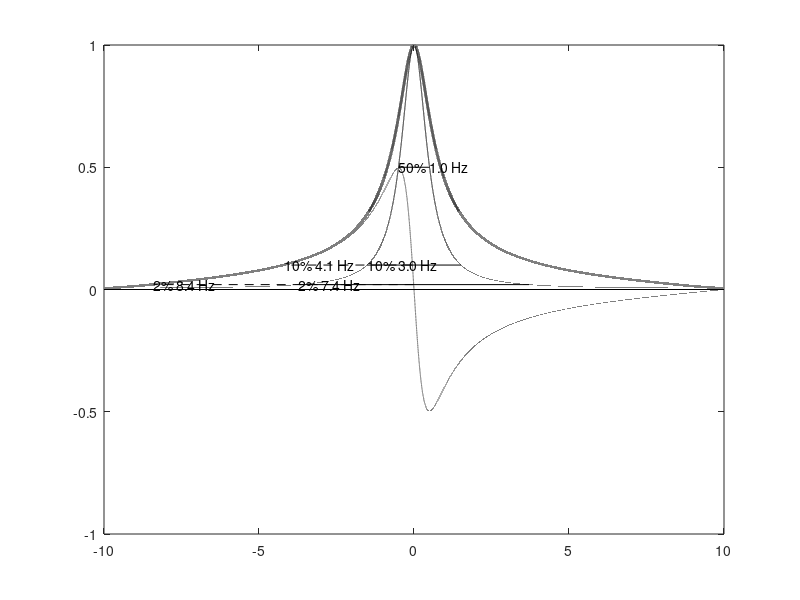
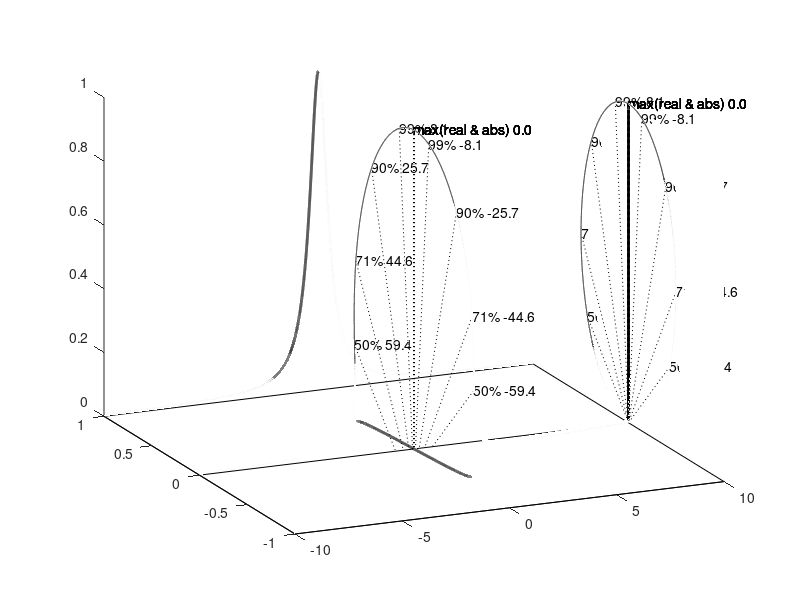
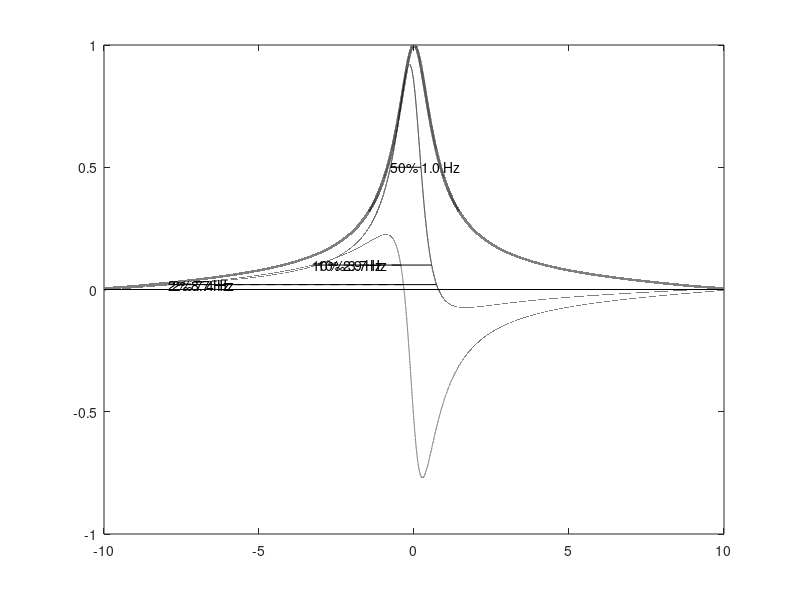
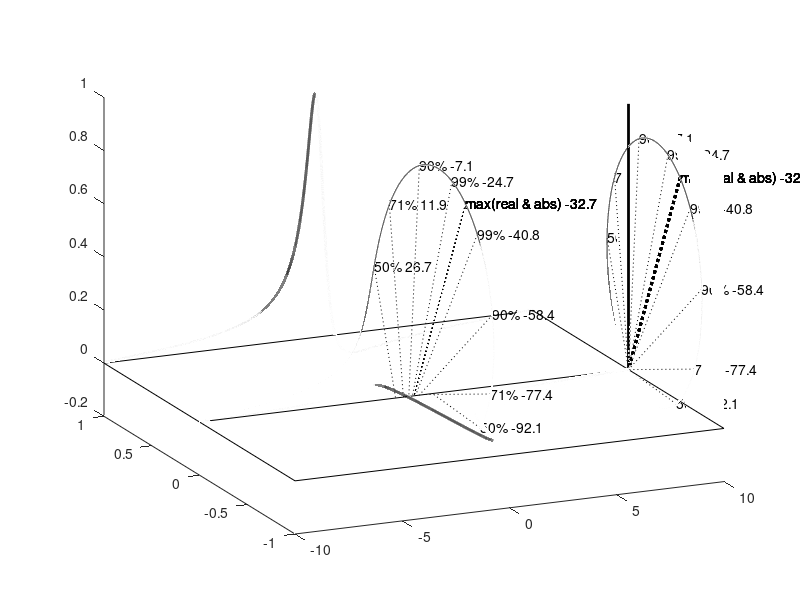

Source code (MATLAB) for these figures, in order:
%demo phase
clear all

sw=20;
dw=1/sw;

t=0:dw:10000;
lb=1/2;
nu=0;
height=[0.99 0.9 sqrt(2)/2 0.5 ];
%height=[ sqrt(2) ];

heightfirst=[ 0.5 0.1 0.02  ];
heightfirstd=[ 0.1 0.02 ];
for anglet=[0 -2*360/22],
    figure((anglet==0)*2+1)
    clf
    plot([-sw/2 sw/2],[0 0 ],'k-');hold on
    phase=cos(anglet/360*2*pi)+j*sin(anglet/360*2*pi);%as complex number
    phase=phase/(abs(phase));
    fid=(phase)*exp(j*2*pi*((t)*nu)).*exp(-t*2*pi*lb);
    
    other_method=1;
    if other_method,
        offset=0;
        fid(1)=fid(1)/2;
    else
        offset=sum(sum(abs(fid)))*(1/2*pi)*(1/sw);%%% important !!
    end
    %
    %
    %
    %fid=fid-offset;
    
    
    spectrum=fftshift(fft((fid)));
    spectrum=spectrum-offset;
    (num2str(real(spectrum(1,1))))
    spectrum=spectrum;
    top=max(max(abs(spectrum)));
    spectrum=spectrum/top;
    incsw=sw/size(t,2);
    
    scale=-sw/2+incsw/2:incsw :sw/2-incsw/2;
    
    plot(scale,abs(spectrum),'k-','LineWidth',2);hold on
    plot(scale,imag(spectrum),'k--');
    plot(scale,real(spectrum),'k-');
  %  plot(scale,power((abs(spectrum)),2),'k:');
    for loop=1:size(heightfirst,2),%plot line width at different heights
        what=real(spectrum);
        tmp=(what(1,1:size(what,2)-1)-heightfirst(1,loop)).*(what(1,2:size(what,2)-0)-heightfirst(1,loop));
        list_i= find(tmp < 0);
        inc=0;a=0;b=0;ii=i;
        for i=list_i,
            
            a=scale(1,i)*0.5+0.5*scale(1,i+1);
            b=real(what(1,i))*0.5+0.5*real(what(1,i+1));
            inc=inc+1;
            if inc==2;
                plot([a aa] ,[ b bb],'k-') ;
                text(aa,bb,[num2str(heightfirst(1,loop)*100,'%.0f') '% ' num2str( abs( scale(1,i)-scale(1,ii)),'%.1f') ' Hz']);
            end
            aa=a;bb=b;ii=i;
            
        end
    end
    for loop=1:size(heightfirstd,2),%plot line disp
        what=imag(spectrum);
        tmp=(what(1,1:size(what,2)-1)-heightfirstd(1,loop)).*(what(1,2:size(what,2)-0)-heightfirstd(1,loop));
        list_i= find(tmp < 0);
 %       [del ii]=max(what);
         inc=0;a=0;b=0;ii=i;
        for i=list_i,
            
            a=scale(1,i)*0.5+0.5*scale(1,i+1);
            b=real(what(1,i))*0.5+0.5*real(what(1,i+1));
           inc=inc+1;
            if inc==2;
                plot([a aa] ,[ b bb],'k--') ;
                text(aa,bb,[num2str(heightfirstd(1,loop)*100,'%.0f') '% ' num2str( abs( scale(1,i)-scale(1,ii)),'%.1f') ' Hz']);
            end
                        aa=a;bb=b;ii=i;

        end
    end
    
    print('-depsc','-tiff','-r2400',[ './fig_phase_demo_' num2str((anglet==0)*2+1) '.eps']);
    figure((anglet==0)*2+2)
    
    clf
    where_projy=sw/2;
    where_projx=-1;
    
    plot3(where_projy+0*scale,imag(spectrum),real(spectrum),'k-'); hold on
    plot3(where_projy+0*scale,imag(spectrum),real(spectrum),'k-'); hold on
    plot3(scale,1+0*imag(spectrum),real(spectrum),'k-','LineWidth',2); hold on
    plot3(scale,imag(spectrum),real(spectrum),'k-'); hold on
    %plot3(scale,0*imag(spectrum),1*real(spectrum),'LineWidth',2); hold on
    plot3(scale,1*imag(spectrum),0*real(spectrum),'k-','LineWidth',2); hold on
    plot3(sw/2*[-1 1],[ 0 0],[ 0 0],'k-')
    plot3(sw/2*[-1 1],1+[ 0 0],[ 0 0],'k-')
    plot3(sw/2*[1 1],[ 1 -1],[ 0 0],'k-')
    %axis([ where_projy*[-1 1] -1 1 0 1])
    
    for loop=1:size(height,2),
        what=abs(spectrum);
        tmp=(what(1,1:size(what,2)-1)-height(1,loop)).*(what(1,2:size(what,2)-0)-height(1,loop));
        list_i= find(tmp < 0);
        [a b]=max(what);
        [a c]=max(abs(spectrum));
        list_i=[list_i b c];
        for i=list_i,
            plot3(scale(1,i)*[1 1],[ imag(spectrum(1,i)) 0],[ real(spectrum(1,i)) 0],'k:')
           
            av_al=angle(real(spectrum(1,i))+j*imag(spectrum(1,i)))   *0.5 + 0.5* angle(real(spectrum(1,i+1))+j*imag(spectrum(1,i+1)));
            delta=angle(real(spectrum(1,i))+j*imag(spectrum(1,i)))  - angle(real(spectrum(1,i+1))+j*imag(spectrum(1,i+1)));
            %text(where_projy*[1],[ imag(spectrum(1,i)) ],[ real(spectrum(1,i)) ],[num2str(360/(2*pi)*av_al,'%.1f') '(' num2str(360/(2*pi)*delta,'%.1f')  ')']);
            addtext=[num2str(height(1,loop)*100,'%.0f') '% '] ;
            signal_me=0;
            if i==c,
                addtext='max(abs) ';
                av_al=angle(real(spectrum(1,i))+j*imag(spectrum(1,i)))  ;
                signal_me=1;
            end
            if i==b,
                addtext='max(real) ';
                av_al=angle(real(spectrum(1,i))+j*imag(spectrum(1,i)))  ;
                
            end
            if i==b && i==c,
                addtext='max(real & abs) ';
                av_al=angle(real(spectrum(1,i))+j*imag(spectrum(1,i)))  ;
                signal_me=1;
            end
            if signal_me,
                 plot3(where_projy*[1 1],[ imag(spectrum(1,i)) 0],[ real(spectrum(1,i)) 0],'k:','LineWidth',2)
            else
                 plot3(where_projy*[1 1],[ imag(spectrum(1,i)) 0],[ real(spectrum(1,i)) 0],'k:')
            end
            
            text(where_projy*[1],[ imag(spectrum(1,i)) ],[ real(spectrum(1,i)) ],[addtext num2str(360/(2*pi)*av_al,'%.1f') ]);
            text(scale(1,i)*[1],[ imag(spectrum(1,i)) ],[ real(spectrum(1,i)) ],[addtext num2str(360/(2*pi)*av_al,'%.1f') ]);
        end
    end
    plot3([sw/2 sw/2],[0 0 ],[0 1 ],'k','LineWidth',2);
    plot3([-sw/2 -sw/2],[-1 1 ],[0 0 ],'k');
    plot3([-sw/2 sw/2],[-1 -1 ],[0 0 ],'k');
    view([-24,22])
    print('-depsc','-tiff','-r2400',[ './fig_phase_demo_' num2str((anglet==0)*2+2) '.eps']);
    
end